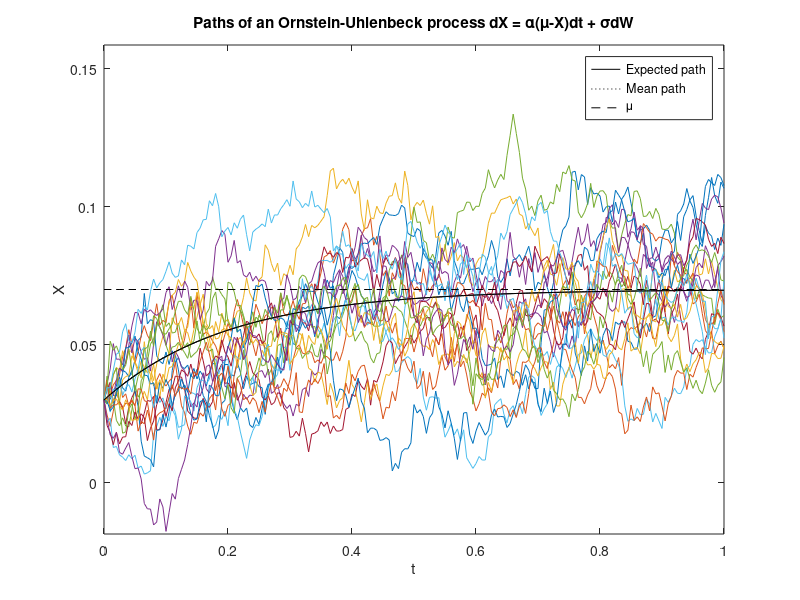
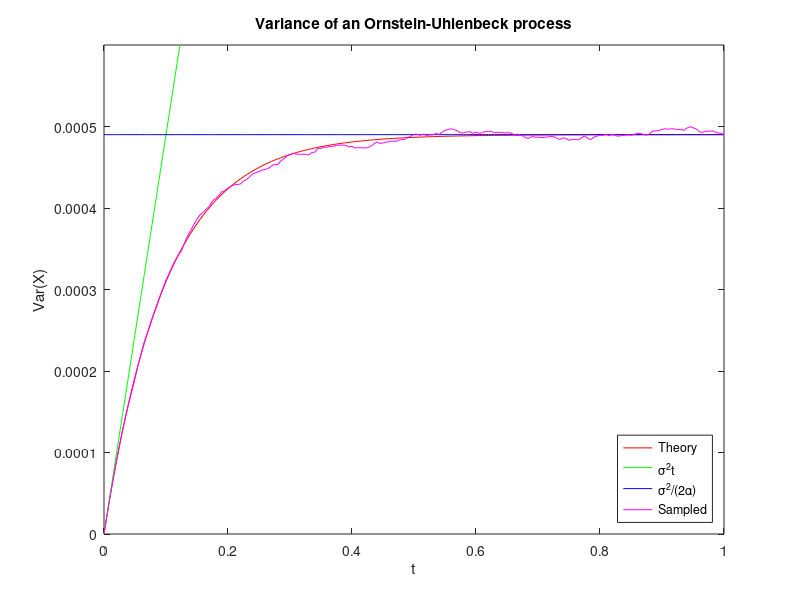
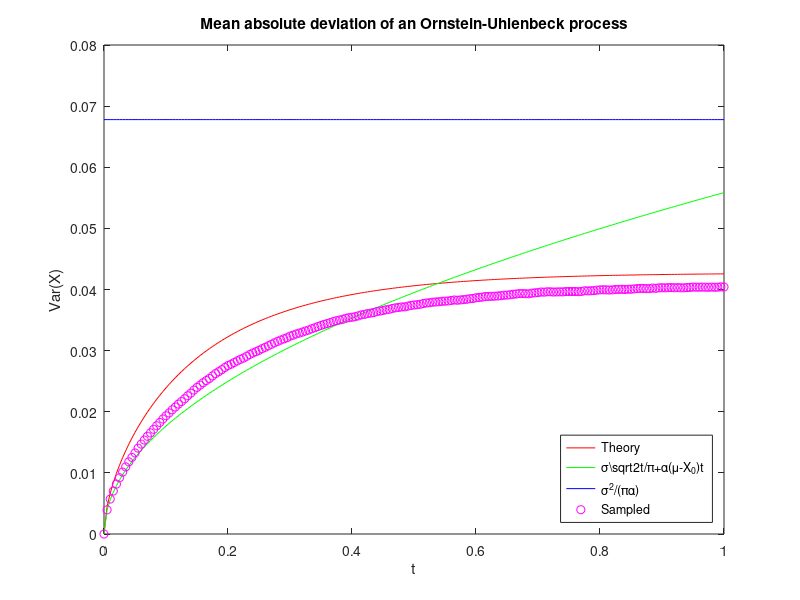
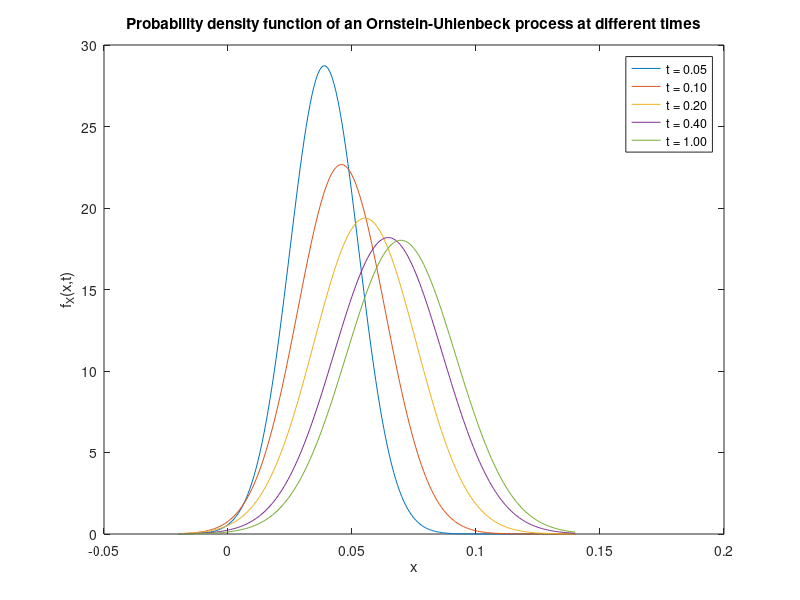

The MATLAB script that drew these images, in order:
%% Simulate an Ornstein-Uhlenbeck process
% dX = alpha*(mu-X)*dt + sigma*dW

% Define the parameters and the time grid
npaths = 20000; % number of paths
T = 1; % time horizon
nsteps = 200; % number of time steps
dt = T/nsteps; % time step
t = (0:dt:T).'; % observation times
alpha = 5; mu = 0.07; sigma = 0.07; % model parameters
X0 = 0.03; % initial value

%% Allocate and initialise all paths
X = [X0*ones(1,npaths);zeros(nsteps,npaths)];

% Sample standard Gaussian random numbers
N = randn(nsteps,npaths);

% Compute the standard deviation for a time step
%sdev = sigma*sqrt(dt); % plain Euler-Maruyama
sdev = sigma*sqrt((1-exp(-2*alpha*dt))/(2*alpha)); % Euler-M. with analytic moments

% Compute and accumulate the increments
for i = 1:nsteps
    %X(i+1,:) = X(i,:) + alpha*(mu-X(i,:))*dt + sdev*N(i,:); % plain Euler-M.
    X(i+1,:) = mu+(X(i,:)-mu)*exp(-alpha*dt) + sdev*N(i,:); % Euler-M. with a. m.
end

% Compute the expected path
EX = mu+(X0-mu)*exp(-alpha*t);

%% Plot the expected/mean/sample paths and mu
close all
figure(1)
plot(t,EX,'k',t,mean(X,2),'k:',t,mu*ones(size(t)),'k--',t,X(:,1:1000:end),t,EX,'k',t,mean(X,2),'k:',t,mu*ones(size(t)),'k--')
legend('Expected path','Mean path','\mu')
xlabel('t')
ylabel('X')
sdevinfty = sigma/sqrt(2*alpha);
ylim([mu-4*sdevinfty,mu+4*sdevinfty])
title('Paths of an Ornstein-Uhlenbeck process dX = \alpha(\mu-X)dt + \sigmadW')
print('-dpdf','oupaths.pdf')

%% Plot the variance
figure(2)
plot(t,sigma^2/(2*alpha)*(1-exp(-2*alpha*t)),'r',t,sigma^2*t,'g', ...
    t,sigma^2/(2*alpha)*ones(size(t)),'b',t,var(X,0,2),'m')
legend('Theory','\sigma^2t','\sigma^2/(2\alpha)','Sampled','Location','SouthEast')
xlabel('t')
ylabel('Var(X)')
ylim([0 0.0006])
title('Variance of an Ornstein-Uhlenbeck process')
print('-dpdf','ouvariance.pdf')

%% Plot the mean absolute deviation
figure(3) %  +(mu-X0)*alpha*t
plot(t,sigma*sqrt((1-exp(-2*alpha*t))/(pi*alpha))+sqrt(pi/2)*(mu-X0)*(1-exp(-alpha*t))/2,'r', ...
    t,sigma*sqrt(2*t/pi),'g',t,(sigma/sqrt(pi*alpha)+sqrt(pi/2)*(mu-X0))*ones(size(t)),'b',t,mean(abs(X-X0),2),'mo')
legend('Theory','\sigma\sqrt{2t/\pi}+\alpha(\mu-X_0)t','\sigma^2/(\pi\alpha)','Sampled','Location','SouthEast')
xlabel('t')
ylabel('Var(X)')
%ylim([0 0.0006])
title('Mean absolute deviation of an Ornstein-Uhlenbeck process')
print('-dpdf','ouvariance.pdf')

%% Compute and plot the probability density function at different times
x = linspace(-0.02,0.14,200)';
t2 = [0.05 0.1 0.2 0.4 1];
EX2 = mu+(X0-mu)*exp(-alpha*t2);
sdev = sigma*sqrt((1-exp(-2*alpha*t2))/(2*alpha));
f = zeros(length(x),length(t2));
for i = 1:length(t2)
    f(:,i) = pdf('norm',x,EX2(i),sdev(i));
end
figure(4)
plot(x,f)
legend('t = 0.05','t = 0.10','t = 0.20','t = 0.40','t = 1.00')
xlabel('x')
ylabel('f_X(x,t)')
title('Probability density function of an Ornstein-Uhlenbeck process at different times')
print('-dpdf','oudensities.pdf')

%% Compute and plot the autocovariance function
C = zeros(2*nsteps+1,npaths);
for j = 1:npaths
    C(:,j) = xcorr(X(:,j)-EX,'unbiased');
end
C = mean(C,2);
figure(5)
plot(t,sigma^2/(2*alpha)*exp(-alpha*t),'r',t,C(nsteps+1:end),'b',t,sigma^2/(2*alpha)*ones(size(t)),'g',t,mean(var(X,0,2))*ones(size(t)),'c')
xlabel('\tau')
ylabel('C(\tau)')
legend('Theory','Sampled','Var for infinite t','Average sampled Var','Location','East')
title('Autocovariance function of an Ornstein-Uhlenbeck process')
print('-dpdf','ouautocov.pdf')

%% Plot the autocorrelation function
figure(6)
plot(t,exp(-alpha*t),'r',t,C(nsteps+1:end)/C(nsteps+1),'b')
xlabel('\tau')
ylabel('c(\tau)')
legend('Theory','Sampled')
title('Autocorrelation function of an Ornstein-Uhlenbeck process')
print('-dpdf','ouautocorr.pdf')